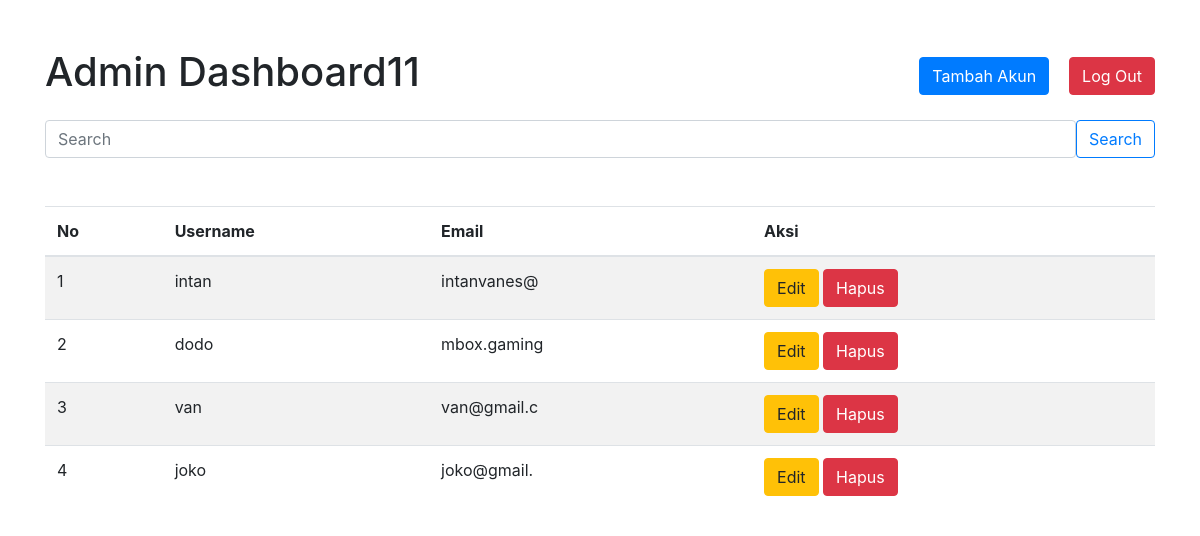
Page /UMKM/admin/index.php (signed in) on the committed database.
### tables this page shows
CREATE TABLE `user` (
  `id_user` int(11) NOT NULL,
  `username` varchar(50) NOT NULL,
  `password` varchar(255) NOT NULL,
  `email` varchar(11) NOT NULL,
  `role` enum('admin','super admin') DEFAULT 'admin'
);

### UMKM/admin/index.php (the view, shortened to what this page needs)
<?php
include '../config/koneksi.php';
?>
<!DOCTYPE html>
<html lang="en">
<head>
    <link href="https://maxcdn.bootstrapcdn.com/bootstrap/4.5.2/css/bootstrap.min.css" rel="stylesheet">
</head>
<body>
    <div class="container mt-5">
        <div class="d-flex justify-content-between align-items-center mb-3">
            <h1>Admin Dashboard11</h1>
            <div class="d-flex align-items-center">
                <a href="tambah-user.php">
                    <button class="btn btn-primary">Tambah Akun</button>
                </a>
                <a href="../control/auth/logout.php" class="custom-margin">
                    <button class="btn btn-danger d-flex align-items-center">
                        <i class="bi bi-box-arrow-right me-2"></i>Log Out
                    </button>
                </a>
            </div>
        </div>
    </div>
    <div class="container mt-3">
        <div class="input-group">
            <input type="search" class="form-control rounded custom-input" placeholder="Search" aria-label="Search" aria-describedby="search-addon" />
            <button type="button" class="btn btn-outline-primary" data-mdb-ripple-init>Search</button>
        </div>
    </div>
    <div class="container mt-5">
        <table class="table table-striped">
            <thead>
                <tr>
                    <th>No</th>
                    <th>Username</th>
                    <th>Email</th>
                    <th>Aksi</th>
                </tr>
            </thead>
            <tbody>
                <?php
                $sql = "select * from user order by id_user desc";
                $hasil = mysqli_query($koneksi, $sql);
                $no = 0;
                while ($data = mysqli_fetch_array($hasil)) :
                    $no++;
            ?>
                <tr>
                    <td><?php echo $no; ?></td>
                    <td><?php echo $data['username']; ?></td>
                    <td><?php echo $data['email']; ?></td>
                    <td>
                        <a href="edit-user.php?user=<?= urlencode($data['id_user']) ?>"
                            class="btn-edit btn btn-warning btn-circle">Edit</a>
                        <a href="hapus-user.php?user=<?= urlencode($data['id_user']) ?>"
                            class="btn-hapus btn btn-danger btn-circle"
                            onclick="return confirm('Anda yakin ingin menghapus produk ini?')">Hapus</a>
                    </td>
                </tr>
                <?php endwhile; ?>
            </tbody>
        </table>
    </div>
</body>
</html>

### UMKM/admin/index.php (style rules this page uses)
.custom-margin { margin-left: 20px; }

### rows in the picture
user: username "intan", email "intanvanes@"
user: username "dodo", email "mbox.gaming"
user: username "van", email "van@gmail.c"
user: username "joko", email "joko@gmail."
